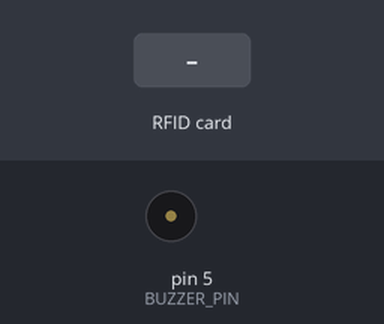
The sketch below on a simulated Arduino Uno, built with avr-gcc and run on an emulated ATmega328P. Parts: buzzer (waves = sounding). Inputs (shaded band) come from the test bench. What the sketch prints to the serial monitor is not drawn.

Above: at 2.3 s.
2.4 s: RFID card 5E 7A 19 C4 held to the reader
Timing chart, 0 to 5.4 s (numbered marks = the images above; inputs shaded):
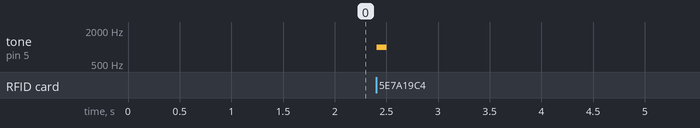

The sketch:

demo_arduino.ino
```cpp
#include <SPI.h>
#include <MFRC522.h>

#define SS_A_PIN 10
#define RST_A_PIN 9
#define BUZZER_PIN 5

// --- Parámetros ajustables ---
// Tiempo mínimo (ms) entre lecturas consecutivas para evitar lecturas "fantasma"
// si la tarjeta se queda posada sobre el lector.
const unsigned long COOLDOWN_LECTOR_MS = 1000;

MFRC522 rfidA(SS_A_PIN, RST_A_PIN);

// Marca de tiempo de la última lectura aceptada
unsigned long ultimaLecturaA = 0;

void setup() {
  Serial.begin(9600);
  SPI.begin();
  SPI.setClockDivider(SPI_CLOCK_DIV4);

  rfidA.PCD_Init();

  delay(1000); // Tiempo de espera inicial

  Serial.println("--- MODO DEMO: SOLO LECTOR A (ENTRADAS DIRECTAS) ---");

  // Prueba de comunicación con Lector A
  rfidA.PCD_DumpVersionToSerial();
  byte vA = rfidA.PCD_ReadRegister(rfidA.VersionReg);
  Serial.print("Lector A Versión de Firmware: 0x");
  Serial.println(vA, HEX);

  if (vA == 0xB2 || vA == 0x92 || vA == 0x91) {
    // Nota: 0x92 o 0x91 también son versiones válidas comunes en clones RC522
    Serial.println("Lector A: Conectado y respondiendo.");
  } else {
    Serial.println("Lector A: Error de conexión o cableado.");
  }

  pinMode(BUZZER_PIN, OUTPUT);
}

void loop() {
  chequearLectorA();
}

// Revisa si el Lector A detectó una tarjeta y genera automáticamente el evento ENTRADA
void chequearLectorA() {
  if (!rfidA.PICC_IsNewCardPresent() || !rfidA.PICC_ReadCardSerial()) {
    return;
  }

  unsigned long ahora = millis();

  // Cooldown para evitar disparos múltiples seguidos de la misma tarjeta
  if (ahora - ultimaLecturaA < COOLDOWN_LECTOR_MS) {
    rfidA.PICC_HaltA();
    rfidA.PCD_StopCrypto1();
    return;
  }
  ultimaLecturaA = ahora;

  // Obtener UID y emitir entrada
  String uid = uidToString(rfidA.uid);

  Serial.println("ENTRADA:" + uid);
  beep(1); // 1 beep para confirmación de Entrada

  rfidA.PICC_HaltA();
  rfidA.PCD_StopCrypto1();
}

// Convierte el UID leído a texto en hexadecimal mayúsculas
String uidToString(MFRC522::Uid &uid) {
  String resultado = "";
  for (byte i = 0; i < uid.size; i++) {
    if (uid.uidByte[i] < 0x10) {
      resultado += "0";
    }
    resultado += String(uid.uidByte[i], HEX);
  }
  resultado.toUpperCase();
  return resultado;
}

// n = 1 -> beep simple (ENTRADA)
void beep(int n) {
  for (int i = 0; i < n; i++) {
    tone(BUZZER_PIN, 1000);
    delay(100);
    noTone(BUZZER_PIN);
    if (i < n - 1) {
      delay(100);
    }
  }
}
```

Measured:
- after the input at 2.4 s, tone on pin 5 (BUZZER_PIN): silent → 1000 Hz at once, → silent 0.10 s later
